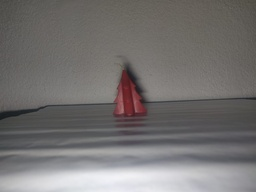
#> input picture Modulo3/img/img1.jpeg, 256 x 192 px, shrunk from 1599 x 1200 before the run
$ jupyter execute ecualizacion.ipynb
#> lines starting #> are read from the running program, lines starting #| are printed output that depends on the picture
[cell 1]
import cv2
import numpy as np
import matplotlib.pyplot as plt

[cell 2]
ruta = "img/img1.jpeg"
imagen =  cv2.imread(ruta, cv2.IMREAD_GRAYSCALE)
#> imagen: shape (192, 256); min 27, max 243, mean 115.1
cv2.imshow("Original", imagen)
cv2.waitKey(0)

[cell 3]
hist = cv2.calcHist([imagen],[0], None, [255], [0, 255])
#> hist = 255 values, max 1098 at index 103, min 0 at index 0, mean 192.8
hist
#> Out has the same summary as hist

[cell 4]
h, w = imagen.shape
#> h = 192; w = 256
numero_de_pixeles = w * h
#> numero_de_pixeles = 49152
numero_de_pixeles

# Funcion de distribució acumulada
def FDA(numero_de_pixeles, hist, I):
#> called with numero_de_pixeles = 49152, hist = array of shape (255, 1), I = 128
    acum = 0
    for i in range(I):
        acum = acum + hist[i][0]
#> this loop made 128 passes
#> acum on passes 1 to 12: 0, 0, 0, 0, 0, 0, 0, 0, 0, 0, 0, 0
#> after the loop, acum = 38646
    return acum/numero_de_pixeles

[cell 5]
FDA(numero_de_pixeles, hist, 128)
#> Out = 0.786

[cell 6]
plt.hist(imagen.flatten(), bins=256, range=(0,255), color="gray")
plt.show()
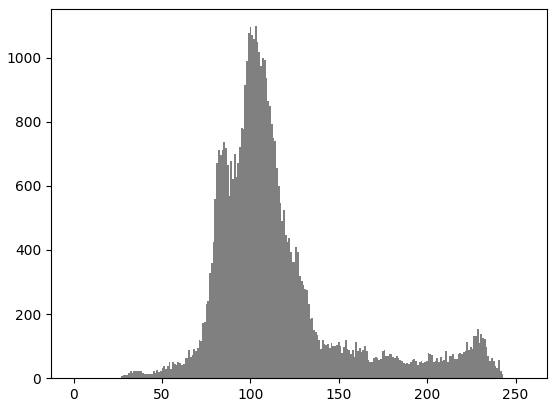
#> figure drawn by matplotlib, 1 panel; tallest bar 1098 high, from x = 102.6 to 103.6

[cell 7]
imagen_ecualizada = np.zeros_like(imagen)
for y in range(h):
    for x in range(w):
        imagen_ecualizada[y,x] = 255 * FDA(numero_de_pixeles, hist, imagen[y,x])
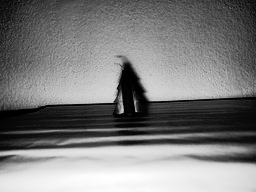
#> imagen_ecualizada: shape (192, 256); min 0, max 254, mean 125.5
imagen_mostrar = np.hstack((imagen, imagen_ecualizada))
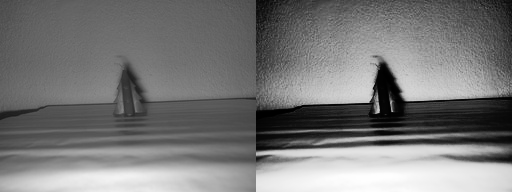
#> imagen_mostrar: shape (192, 512); min 0, max 254, mean 120.3
cv2.imshow("Imagenes", imagen_mostrar)
cv2.waitKey(0)

[cell 8]
plt.hist(imagen_ecualizada.flatten(), bins=256, range=(0,255), color="gray")
plt.show()
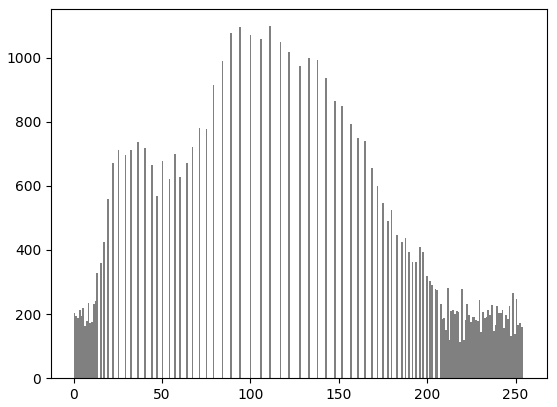
#> figure drawn by matplotlib, 1 panel; tallest bar 1098 high, from x = 110.6 to 111.6

$ run again, with Modulo3/img/img11.jpeg copied over Modulo3/img/img1.jpeg
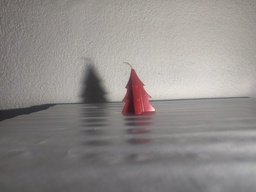
#> input picture Modulo3/img/img11.jpeg, 256 x 192 px, shrunk from 1599 x 1200 before the run
#> hist = 255 values, max 540 at index 138, min 0 at index 0, mean 192.8
#> `hist`: Out has the same summary as hist
#> the loop in FDA, `for i in range(I):` made 128 passes
#> acum on passes 1 to 8: 0, 0, 0, 0, 0, 0, 0, 0
#> after the loop in FDA, `for i in range(I):`: acum = 18924
#> `FDA(numero_de_pixeles, hist, 128)`: Out = 0.385
#> after the loop `for y in range(h):`:
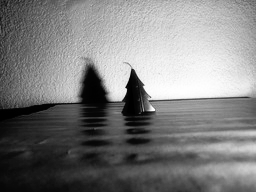
#> imagen_ecualizada: shape (192, 256); min 0, max 254, mean 126
#> `plt.show()`:
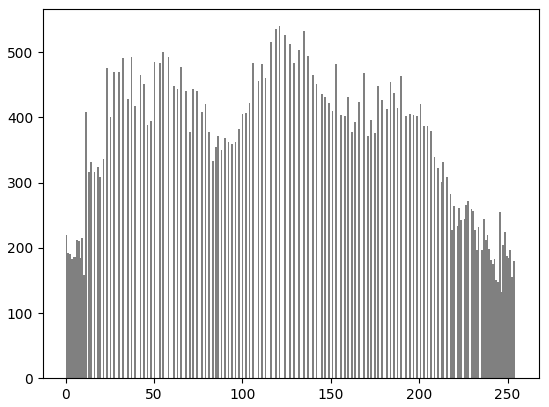
#> figure drawn by matplotlib, 1 panel; tallest bar 540 high, from x = 120.5 to 121.5

$ run again, with Modulo3/img/img16.jpeg copied over Modulo3/img/img1.jpeg
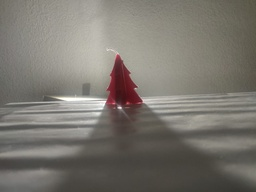
#> input picture Modulo3/img/img16.jpeg, 256 x 192 px, shrunk from 1599 x 1200 before the run
#> hist = 255 values, max 947 at index 70, min 0 at index 0, mean 192.7
#> `hist`: Out has the same summary as hist
#> the loop in FDA, `for i in range(I):` made 128 passes
#> acum on passes 1 to 8: 0, 0, 0, 0, 0, 0, 0, 0
#> after the loop in FDA, `for i in range(I):`: acum = 28142
#> `FDA(numero_de_pixeles, hist, 128)`: Out = 0.573
#> after the loop `for y in range(h):`:
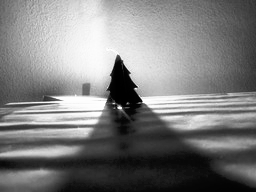
#> imagen_ecualizada: shape (192, 256); min 0, max 254, mean 125.9
#> `plt.show()`:
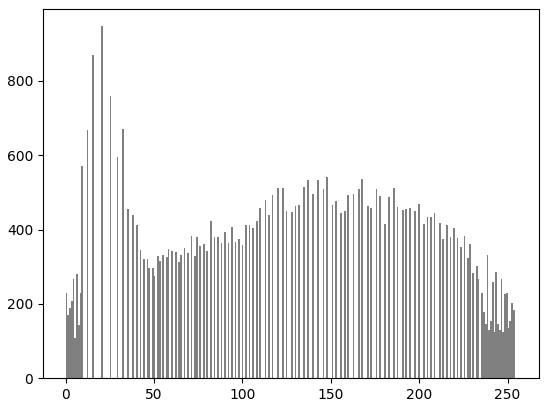
#> figure drawn by matplotlib, 1 panel; tallest bar 947 high, from x = 19.92 to 20.92

$ run again, with Modulo3/img/img6.jpeg copied over Modulo3/img/img1.jpeg
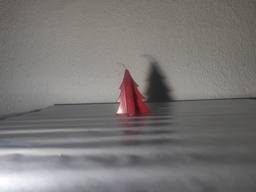
#> input picture Modulo3/img/img6.jpeg, 256 x 192 px, shrunk from 1599 x 1200 before the run
#> hist = 255 values, max 757 at index 123, min 0 at index 0, mean 192.8
#> `hist`: Out has the same summary as hist
#> the loop in FDA, `for i in range(I):` made 128 passes
#> acum on passes 1 to 8: 0, 0, 0, 0, 0, 0, 0, 0
#> after the loop in FDA, `for i in range(I):`: acum = 30754
#> `FDA(numero_de_pixeles, hist, 128)`: Out = 0.626
#> after the loop `for y in range(h):`:
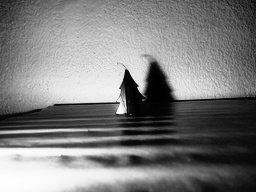
#> imagen_ecualizada: shape (192, 256); min 0, max 254, mean 125.6
#> `plt.show()`:
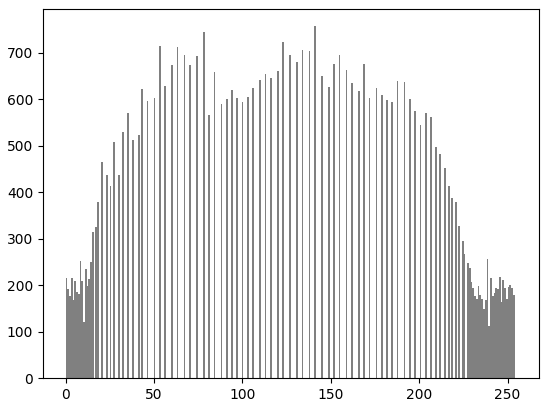
#> figure drawn by matplotlib, 1 panel; tallest bar 757 high, from x = 140.4 to 141.4
